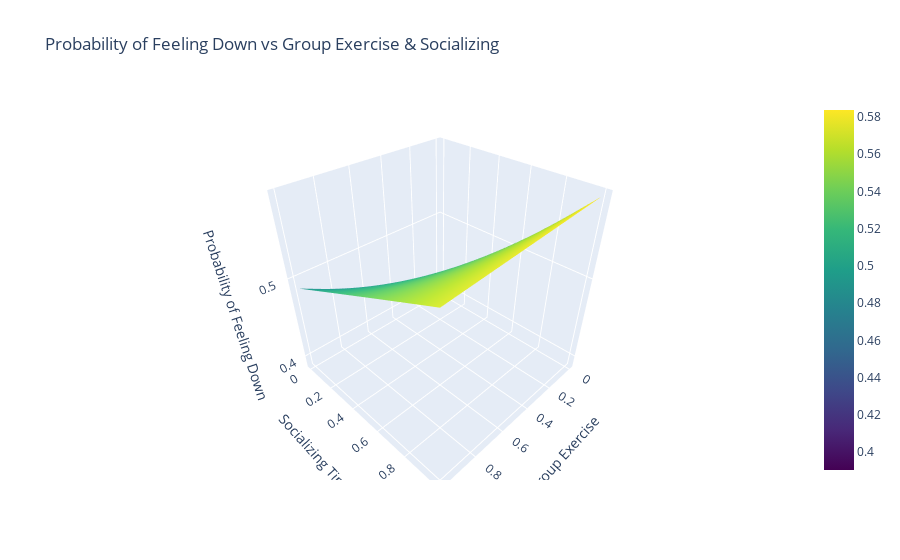

The notebook cell saved with this chart:
### Code cell
import pandas as pd
import statsmodels.formula.api as smf
import plotly.graph_objects as go
import numpy as np

# Load the dataset
url = "https://raw.githubusercontent.com/pointOfive/stat130chat130/main/CP/CSCS_data_anon.csv"
cscs_data = pd.read_csv(url)

# Prepare the data: Convert categorical variables into binary ones for logistic regression
# Example: Convert group_exercise to binary (participated or not)
cscs_data['group_exercise'] = cscs_data['CONNECTION_activities_group_exercise_p3m'].apply(lambda x: 1 if x in ['Weekly', 'Daily or almost daily'] else 0)

# Example: Convert preference_time_friends to binary (more than 1 hour of socializing or not)
cscs_data['preference_time_friends'] = cscs_data['CONNECTION_preference_time_friends_grouped'].apply(lambda x: 1 if x in ['5 or more hours', '1 to 4 hours'] else 0)

# Outcome variable: WELLNESS_phq_feeling_down (convert it to binary: feeling down vs not feeling down)
cscs_data['WELLNESS_phq_feeling_down_binary'] = cscs_data['WELLNESS_phq_feeling_down'].apply(lambda x: 1 if x in ['Nearly every day', 'More than half the days', 'Several days'] else 0)

# Define the logistic regression model formula
formula = 'WELLNESS_phq_feeling_down_binary ~ group_exercise * preference_time_friends'

# Fit the logistic regression model
log_reg_fit = smf.logit(formula, data=cscs_data).fit()

# Display model summary
print(log_reg_fit.summary())

# For visualization: Simulate data to plot best fit lines
# Generate a range of values for the predictors (group_exercise and preference_time_friends)
group_exercise_vals = np.linspace(0, 1, 100)
preference_time_vals = np.linspace(0, 1, 100)

# Create a meshgrid for the interaction plot
X, Y = np.meshgrid(group_exercise_vals, preference_time_vals)

# Calculate the log-odds using the model's coefficients
log_odds = log_reg_fit.params['Intercept'] + log_reg_fit.params['group_exercise'] * X + log_reg_fit.params['preference_time_friends'] * Y + log_reg_fit.params['group_exercise:preference_time_friends'] * X * Y

# Convert log-odds to probabilities (using the logistic function)
probabilities = 1 / (1 + np.exp(-log_odds))

# Plot the 3D surface plot of the probabilities
fig = go.Figure(data=[go.Surface(z=probabilities, x=X, y=Y, colorscale='Viridis')])

# Labels for axes
fig.update_layout(title='Probability of Feeling Down vs Group Exercise & Socializing',
                  scene=dict(xaxis_title='Group Exercise', yaxis_title='Socializing Time', zaxis_title='Probability of Feeling Down'))

# Show the plot
fig.show()

### Figure 1 — Plotly figure (JSON) as saved in the notebook; plotly's stock layout.template omitted (floating-point values rounded to 4 significant figures; data arrays with more than 128 entries replaced by an {"elided": "..."} marker saying what was removed)
{"data": [{"colorscale": [[0, "#440154"], [0.1111, "#482878"], [0.2222, "#3e4989"], [0.3333, "#31688e"], [0.4444, "#26828e"], [0.5556, "#1f9e89"], [0.6667, "#35b779"], [0.7778, "#6ece58"], [0.8889, "#b5de2b"], [1, "#fde725"]], "type": "surface", "x": {"elided": "100x100 float values"}, "y": {"elided": "100x100 float values"}, "z": {"elided": "100x100 float values"}}], "layout": {"scene": {"xaxis": {"title": {"text": "Group Exercise"}}, "yaxis": {"title": {"text": "Socializing Time"}}, "zaxis": {"title": {"text": "Probability of Feeling Down"}}}, "title": {"text": "Probability of Feeling Down vs Group Exercise & Socializing"}}}
